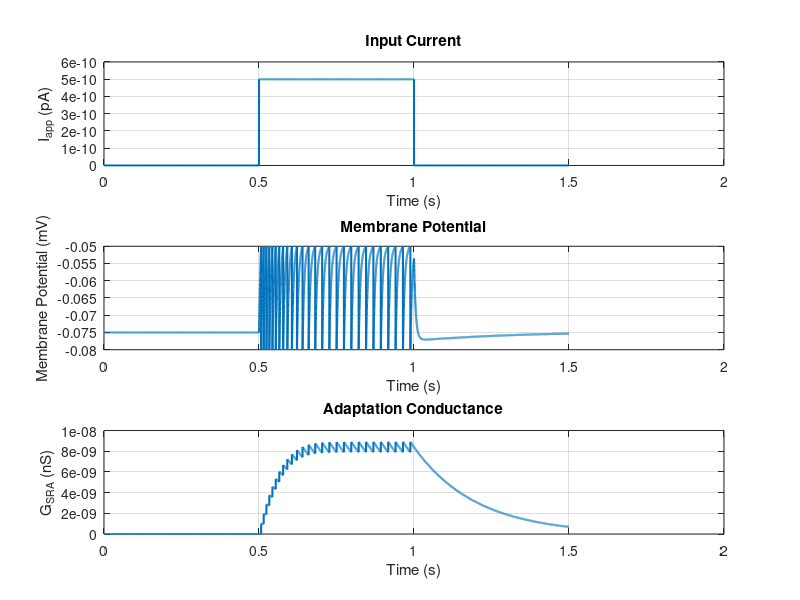

Write MATLAB code to recreate this figure. (Note: this script raises an error after producing the figure.)
% Parameters
EL = -75e-3;            % Resting potential (mV)
V_th = -50e-3;           % Threshold potential (mV)
V_reset = -80e-3;        % Reset potential (mV)
Rm = 100e6;             % Membrane resistance (Ohms)
Cm = 100e-12;           % Membrane capacitance (pF)
Ek = -80e-3;            % Adaptation reversal potential (mV)
DeltaG_SRA = 1e-9;      % Increment of adaptation conductance (nS)
tsra = 200e-3;          % Adaptation time constant (ms)

% Simulation parameters
dt = 1e-4;
t = 0:dt:1.5;

% Input current
Iapp = zeros(size(t));
Iapp(t >= 0.5 & t <= 1.0) = 500e-12;  % 500 pA pulse from 0.5 to 1.0 s

% Initial conditions
V = ones(size(t)); % Initial membrane potential
V(1) = EL;
G_SRA = zeros(size(t)); % Initial adaptation conductance

% Simulation loop (Euler's method)
for i = 1:length(t)-1
    % Update dV/dt
    dVdt = (EL - V(i)) / Rm + G_SRA(i) * (Ek - V(i)) + Iapp(i);
    dVdt = dVdt*(1/Cm);
    V(i+1) = V(i) + dVdt * dt;
    
    % Update dG_SRA/dt
    dGSRA_dt = -G_SRA(i) / tsra;
    G_SRA(i+1) = G_SRA(i) + dGSRA_dt * dt;
    
    % Check for spike
    if V(i+1) > V_th
        V(i+1) = V_reset;           % Reset membrane potential
        G_SRA(i+1) = G_SRA(i+1) + DeltaG_SRA; % Increment adaptation conductance
    end
end

% Plotting results
figure;
subplot(3,1,1);
plot(t, Iapp , 'LineWidth', 1.5);
xlabel('Time (s)');
ylabel('I_{app} (pA)');
title('Input Current');
grid on;

subplot(3,1,2);
plot(t, V , 'LineWidth', 1.5);
xlabel('Time (s)');
ylabel('Membrane Potential (mV)');
title('Membrane Potential');
grid on;

subplot(3,1,3);
plot(t, G_SRA , 'LineWidth', 1.5);
xlabel('Time (s)');
ylabel('G_{SRA} (nS)');
title('Adaptation Conductance');
grid on;

sgtitle('LIF Model with Adaptation');
